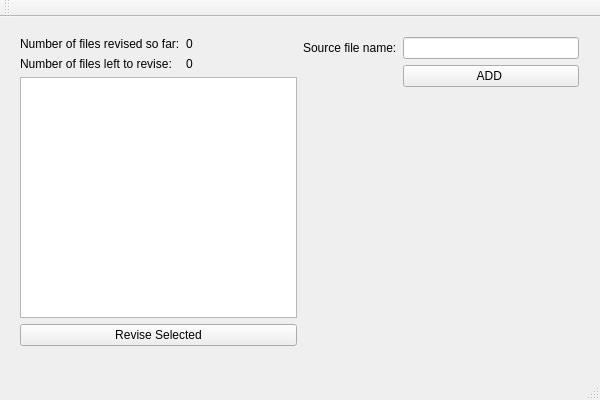
<?xml version="1.0" encoding="UTF-8"?>
<ui version="4.0">
 <class>CodeRevisionClass</class>
 <widget class="QMainWindow" name="CodeRevisionClass">
  <property name="geometry">
   <rect>
    <x>0</x>
    <y>0</y>
    <width>600</width>
    <height>400</height>
   </rect>
  </property>
  <property name="windowTitle">
   <string>CodeRevision</string>
  </property>
  <widget class="QWidget" name="centralWidget">
   <widget class="QWidget" name="horizontalLayoutWidget">
    <property name="geometry">
     <rect>
      <x>9</x>
      <y>9</y>
      <width>581</width>
      <height>331</height>
     </rect>
    </property>
    <layout class="QHBoxLayout" name="horizontalLayout">
     <item>
      <layout class="QVBoxLayout" name="verticalLayout_2">
       <item>
        <layout class="QFormLayout" name="formLayout">
         <item row="1" column="0">
          <widget class="QLabel" name="label">
           <property name="text">
            <string>Number of files left to revise:</string>
           </property>
          </widget>
         </item>
         <item row="1" column="1">
          <widget class="QLabel" name="toReviseLabel">
           <property name="text">
            <string>0</string>
           </property>
          </widget>
         </item>
         <item row="0" column="0">
          <widget class="QLabel" name="label_3">
           <property name="text">
            <string>Number of files revised so far:</string>
           </property>
          </widget>
         </item>
         <item row="0" column="1">
          <widget class="QLabel" name="revisedLabel">
           <property name="text">
            <string>0</string>
           </property>
          </widget>
         </item>
        </layout>
       </item>
       <item>
        <widget class="QListWidget" name="listWidget"/>
       </item>
       <item>
        <widget class="QPushButton" name="reviseButton">
         <property name="text">
          <string>Revise Selected</string>
         </property>
        </widget>
       </item>
      </layout>
     </item>
     <item>
      <layout class="QVBoxLayout" name="verticalLayout">
       <item>
        <layout class="QFormLayout" name="formLayout_2">
         <item row="0" column="0">
          <widget class="QLabel" name="label_5">
           <property name="text">
            <string>Source file name:</string>
           </property>
          </widget>
         </item>
         <item row="0" column="1">
          <widget class="QLineEdit" name="fileNameLineEdit"/>
         </item>
         <item row="1" column="1">
          <widget class="QPushButton" name="addButton">
           <property name="text">
            <string>ADD </string>
           </property>
          </widget>
         </item>
        </layout>
       </item>
      </layout>
     </item>
    </layout>
   </widget>
  </widget>
  <widget class="QMenuBar" name="menuBar">
   <property name="geometry">
    <rect>
     <x>0</x>
     <y>0</y>
     <width>600</width>
     <height>21</height>
    </rect>
   </property>
  </widget>
  <widget class="QToolBar" name="mainToolBar">
   <attribute name="toolBarArea">
    <enum>TopToolBarArea</enum>
   </attribute>
   <attribute name="toolBarBreak">
    <bool>false</bool>
   </attribute>
  </widget>
  <widget class="QStatusBar" name="statusBar"/>
 </widget>
 <layoutdefault spacing="6" margin="11"/>
 <resources>
  <include location="coderevision.qrc"/>
 </resources>
 <connections/>
</ui>
